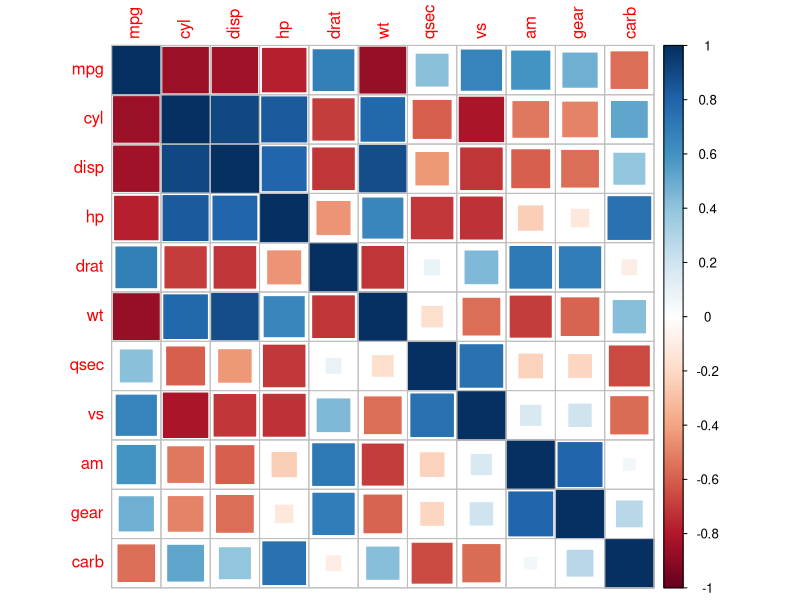
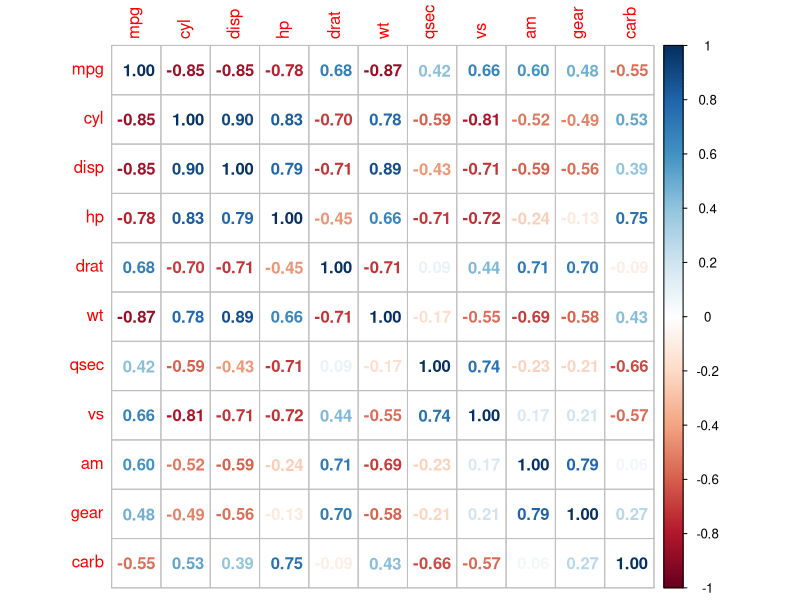

Source code (R) for these figures, in order:
## ---- chunk 1
library(corrplot)
## ---- chunk 2
mat <- cor(mtcars)
corrplot(mat, method = "square")
corrplot(mat, method = "number")
